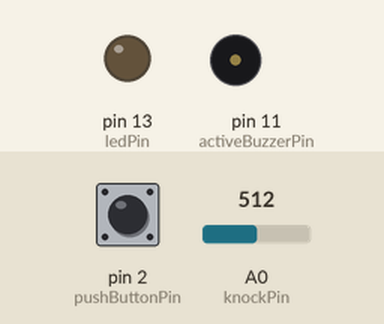
A sketch run on a simulated Arduino Uno, built with avr-gcc and run on an emulated ATmega328P. Shown: output pins drawn as LEDs (lit = HIGH), buzzer (waves = sounding). The inputs (shaded band) are chosen by the test bench; at power-on: pin 2 (pushButtonPin) HIGH, A0 (knockPin) = 512. What the sketch prints to the serial monitor is not drawn.

Above: at 0.1 s.
At 9.1 s:
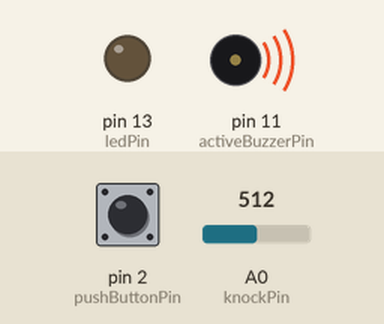
Timing chart, 0 to 10.6 s (numbered marks = the images above):
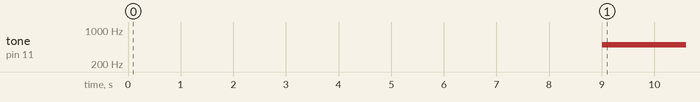

The sketch:

Buzzers.ino
```cpp
#include "pitches.h"

//arduino led pin
const int ledPin = 13;

// for pushbutton
const int pushButtonPin = 2;

//active buzzer
const int activeBuzzerPin = 11;
int activeBuzzerTone = 500;

//passive buzzer reader
const int knockPin = A0;
bool isKnock(const int pin, const int threshold){
    int pinVal = analogRead(pin);
    return (pinVal > threshold) ? true : false;
}

//time elapsed functions
int t_count = 0;
void reset_time() {t_count = millis();}
bool wait(const int timeDelay){
     return ((millis() - t_count) > timeDelay) ? true : false;
}

int counter = 0;
bool allowed;

void setup() {
    Serial.begin(9600);
    pinMode(pushButtonPin, INPUT_PULLUP);
    pinMode(ledPin, OUTPUT);
    allowed = false;
    reset_time();
}


void loop() {
    Serial.println(counter);
    if(isKnock(knockPin, 50) && counter < 4){
        if(wait(1000)){
            counter++;
            reset_time();
        }
    }

    if(counter >= 4) {
      if(wait(5000))
           allowed = true;
    }

    if(allowed){
        tone(activeBuzzerPin, activeBuzzerTone, 500);
        int readButton = digitalRead(pushButtonPin);
        if(readButton == 0){
          noTone(activeBuzzerPin);
          reset_time();
          counter = 0;
          allowed = false;
        }
    }
}
```

Measured:
- by itself, tone on pin 11 (activeBuzzerPin): silent → 500 Hz at 9.0 s
